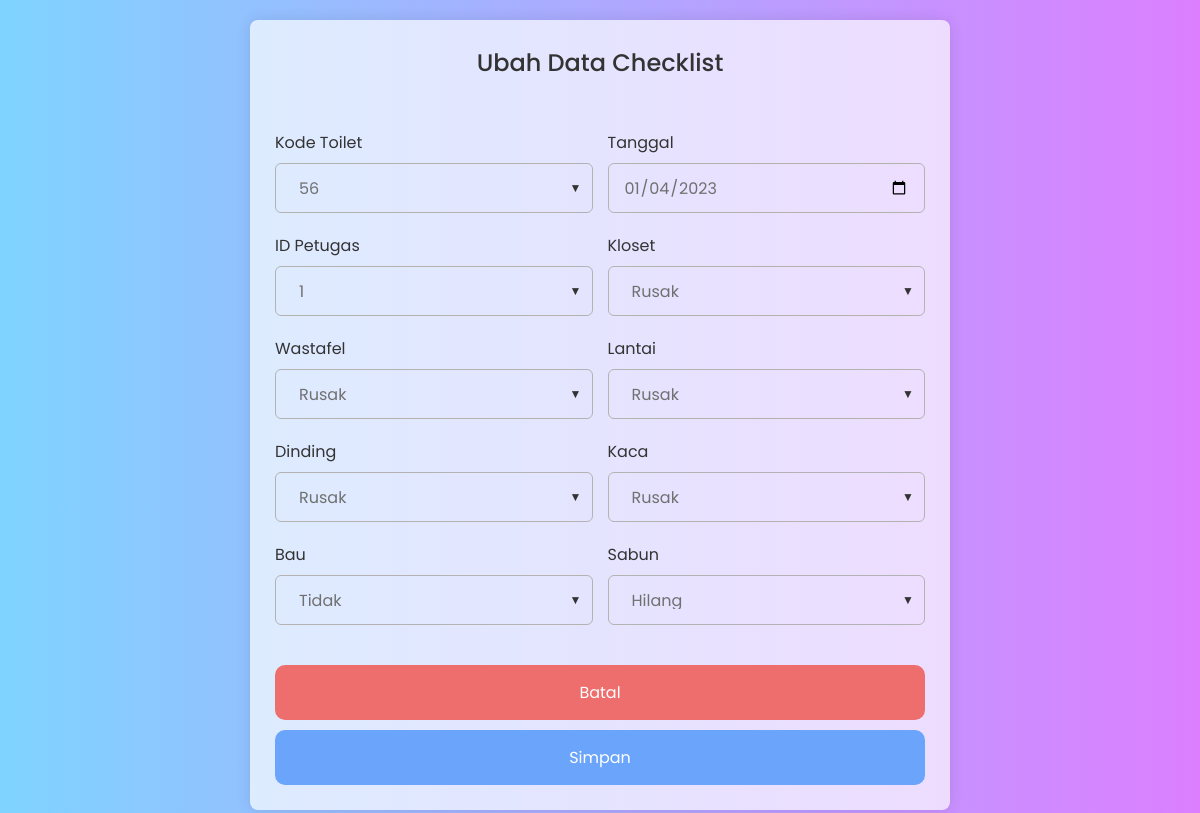
/module/artikel/ubah_checklist.php?id=15, run on the app's committed database.
### tables this page shows
CREATE TABLE `checklist` (
  `id` int(11) NOT NULL,
  `tanggal` datetime DEFAULT NULL,
  `toilet_id` int(11) NOT NULL,
  `kloset` tinyint(1) DEFAULT NULL,
  `wastafel` tinyint(1) DEFAULT NULL,
  `lantai` tinyint(1) DEFAULT NULL,
  `dinding` tinyint(1) DEFAULT NULL,
  `kaca` tinyint(1) DEFAULT NULL,
  `bau` tinyint(1) DEFAULT NULL,
  `sabun` tinyint(1) DEFAULT NULL,
  `users_id` int(11) NOT NULL
);

### class/config.php (called while the page is built)
<?php
return [
    'host' => 'localhost',
    'username' => 'root',
    'password' => '',
    'db_name' => 'db_checklist',
];
?>

### class/database.php (called while the page is built, shortened)
<?php
class Database
{
    protected $conn;
    public function __construct()
    {
        $config = include 'config.php';
        $host = $config['host'];
        $user = $config['username'];
        $password = $config['password'];
        $db_name = $config['db_name'];
        $this->conn = new mysqli($host, $user, $password, $db_name);
    }
    public function query($sql)
    {
        return $this->conn->query($sql);
    }
}
?>

### module/artikel/ubah_checklist.php (the view, shortened to what this page needs)
<?php
include_once '../../class/database.php';
$db = new Database('host', 'username', 'password', 'db_name');
$id = $_GET['id'];
$sql = "SELECT * FROM checklist WHERE id = '{$id}'";
$result = $db->query($sql);
$data = mysqli_fetch_array($result);
?>
<!DOCTYPE html>
<html lang="en">
<head>
    <link rel="stylesheet" href="../../css/tambah.css" />
</head>
<body>
    <section class="container">
        <header>Ubah Data Checklist</header>
        <form action="#" class="form" id="myForm" method="post">
            <div class="column">
                <div class="input-box">
                    <label>Kode Toilet</label>
                    <div class="select-box">
                        <select name="toilet_id" id="toilet_id" required>
                            <option hidden>
                                <?php echo $data['toilet_id']; ?>
                            </option>
                        </select>
                    </div>
                </div>
                <div class="input-box">
                    <label>Tanggal</label>
                    <input type="date" value="<?php echo date('Y-m-d', strtotime($data['tanggal'])); ?>" name="tanggal"
                        required />
                </div>
            </div>
            <div class="column">
                <div class="input-box">
                    <label>ID Petugas</label>
                    <div class="select-box">
                        <select name="users_id" id="users_id" required>
                            <option hidden>
                                <?php echo $data['users_id'] ?>
                            </option>
                        </select>
                    </div>
                </div>
                <div class="input-box">
                    <label>Kloset</label>
                    <div class="select-box">
                        <select name="kloset" id="kloset" required>
                            <?php
                            $klosetText = ($row['kloset'] == 1) ? 'Bersih' : (($row['kloset'] == 2) ? 'Kotor' : 'Rusak');
                            ?>
                            <option value="<?php echo $data['kloset']; ?>" hidden>
                                <?php echo $klosetText; ?>
                            </option>
                        </select>
                    </div>
                </div>
            </div>
            <div class="column">
                <div class="input-box">
                    <label for="wastafel">Wastafel</label>
                    <div class="select-box">
                        <select name="wastafel" id="wastafel" required>
                            <?php
                            $wastafelText = ($row['wastafel'] == 1) ? 'Bersih' : (($row['wastafel'] == 2) ? 'Kotor' : 'Rusak');
                            ?>
                            <option value="<?php echo $data['wastafel']; ?>" hidden>
                                <?php echo $wastafelText; ?>
                            </option>
                        </select>
                    </div>
                </div>
                <div class="input-box">
                    <label>Lantai</label>
                    <div class="select-box">
                        <select name="lantai" id="lantai" required>
                            <?php
                            $lantaiText = ($row['lantai'] == 1) ? 'Bersih' : (($row['lantai'] == 2) ? 'Kotor' : 'Rusak');
                            ?>
                            <option value="<?php echo $data['lantai']; ?>" hidden>
                                <?php echo $lantaiText; ?>
                            </option>
                        </select>
                    </div>
                </div>
            </div>
            <div class="column">
                <div class="input-box">
                    <label>Dinding</label>
                    <div class="select-box">
                        <select name="dinding" id="dinding" required>
                            <?php
                            $dindingText = ($row['dinding'] == 1) ? 'Bersih' : (($row['dinding'] == 2) ? 'Kotor' : 'Rusak');
                            ?>
                            <option value="<?php echo $data['dinding']; ?>" hidden>
                                <?php echo $dindingText; ?>
                            </option>
                        </select>
                    </div>
                </div>
                <div class="input-box">
                    <label>Kaca</label>
                    <div class="select-box">
                        <select name="kaca" id="kaca" required>
                            <?php
                            $kacaText = ($row['kaca'] == 1) ? 'Bersih' : (($row['kaca'] == 2) ? 'Kotor' : 'Rusak');
                            ?>
                            <option value="<?php echo $data['kaca']; ?>" hidden>
                                <?php echo $kacaText; ?>
                            </option>
                        </select>
                    </div>
                </div>
            </div>
            <div class="column">
                <div class="input-box">
                    <label>Bau</label>
                    <div class="select-box">
                        <select name="bau" id="bau" required>
                            <?php
                            $bauText = ($row['bau'] == 1) ? 'Iya' : 'Tidak';
                            ?>
                            <option value="<?php echo $data['bau']; ?>" hidden>
                                <?php echo $bauText; ?>
                            </option>
                        </select>
                    </div>
                </div>
                <div class="input-box">
                    <label>Sabun</label>
                    <div class="select-box">
                        <select name="sabun" id="sabun" required>
                            <?php
                            $sabunText = ($row['sabun'] == 1) ? 'Ada' : (($row['sabun'] == 2) ? 'Habis' : 'Hilang');
                            ?>
                            <option value="<?php echo $data['sabun']; ?>" hidden>
                                <?php echo $sabunText; ?>
                            </option>
                        </select>
                    </div>
                </div>
            </div>
            <button type="reset" onClick="closeForm()" class="batal">Batal</button>
            <button type="submit" name="submit" class="submit">Simpan</button>
        </form>
    </section>
</body>
</html>
</html>

### css/tambah.css (style rules this page uses)
* { margin: 0; padding: 0; box-sizing: border-box; font-family: "Poppins", sans-serif; }
body { min-height: 100vh; display: flex; align-items: center; justify-content: center; padding: 20px; background: rgba(93, 84, 240, 0.5); background: -webkit-linear-gradient( left, rgba(0, 168, 255, 0.5), rgba(185, 0, 255, 0.5) ); background: -o-linear-gradient( left, rgba(0, 168, 255, 0.5), rgba(185, 0, 255, 0.5) ); background: -moz-linear-gradient( left, rgba(0, 168, 255, 0.5), rgba(185, 0, 255, 0.5) ); background: linear-gradient( left, rgba(0, 168, 255, 0.5), rgba(185, 0, 255, 0.5) ); }
.container { position: relative; max-width: 700px; width: 100%; background: #ffffffaf; padding: 25px; border-radius: 8px; box-shadow: 0 0 15px rgba(0, 0, 0, 0.1); }
.container header { font-size: 1.5rem; color: #333; font-weight: 500; text-align: center; }
.container .form { margin-top: 30px; }
.form .input-box { width: 100%; margin-top: 20px; }
.input-box input { background: transparent; }
.input-box label { color: #333; }
.form :where(.input-box input, .select-box) { position: relative; height: 50px; width: 100%; outline: none; font-size: 1rem; color: #707070; margin-top: 8px; border: 1px solid #b5b2b2; border-radius: 6px; padding: 0 15px; }
.form .column { display: flex; column-gap: 15px; }
.select-box { position: relative; display: inline-block; }
.select-box select { height: 100%; width: 100%; outline: none; border: none; background: transparent; color: #707070; font-size: 1rem; appearance: none; -webkit-appearance: none; -moz-appearance: none; padding: 8px; cursor: pointer; }
.select-box:after { content: '\25BC'; font-size: 12px; color: #333; position: absolute; top: 50%; right: 10px; transform: translateY(-50%); }
.select-box select option { background-color: #ffffffa7; color: #333; }
.form .batal { margin-top: 40px; background-color: #ee6e6e; }
.form button { height: 55px; width: 100%; color: #fff; border-radius: 10px; font-size: 1rem; font-weight: 400; margin-top: 10px; border: none; cursor: pointer; transition: all 0.2s ease; background: rgb(106, 164, 251); }

### data on the page
checklist: toilet_id "56", tanggal "01/04/2023", users_id "1"

### other printed values
form field kloset "Rusak"
form field wastafel "Rusak"
form field lantai "Rusak"
form field dinding "Rusak"
form field kaca "Rusak"
form field bau "Tidak"
form field sabun "Hilang"
